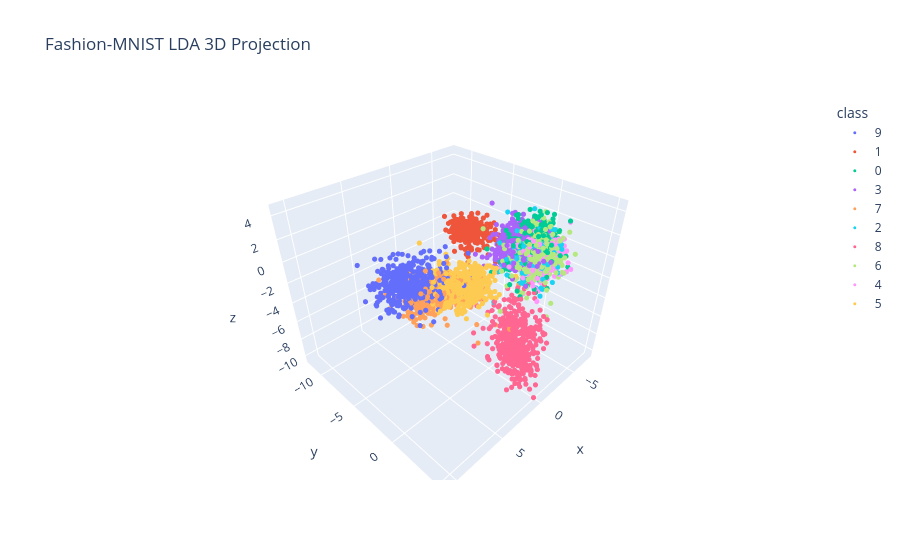

The notebook cell this image was saved under:
### Markdown cell above
## https://www.openml.org/

### Code cell
from sklearn.datasets import fetch_openml
import plotly.express as px
# 使用 scikit-learn 從 OpenML 載入 Fashion-MNIST（取代 keras 的載入方式）
X_fashion, y_fashion = fetch_openml('Fashion-MNIST', version=1, return_X_y=True, as_frame=False)

# 確保數值型別並標準化到 [0,1]
X_fashion = X_fashion.astype(np.float32) / 255.0
# y 可能是字串，轉為整數
y_fashion = y_fashion.astype(int)

# 為了速度可選擇抽樣（可調整 n_samples 或移除抽樣）
n_samples = 5000
if X_fashion.shape[0] > n_samples:
    rng = np.random.default_rng(0)
    idx = rng.choice(X_fashion.shape[0], n_samples, replace=False)
    X_sub, y_sub = X_fashion[idx], y_fashion[idx]
else:
    X_sub, y_sub = X_fashion, y_fashion

# 使用 LDA 將資料降到 3 維（使用已在其他 cell 匯入的 LDA）
lda_fmnist = LDA(n_components=3)
X_lda_f = lda_fmnist.fit_transform(X_sub, y_sub)

# 使用 plotly 繪製 3D 散佈圖，不同類別自動配色
fig = px.scatter_3d(
    x=X_lda_f[:, 0], y=X_lda_f[:, 1], z=X_lda_f[:, 2],
    color=y_sub.astype(str),
    labels={'color': 'class'},
    title='Fashion-MNIST LDA 3D Projection'
)
fig.update_traces(marker=dict(size=3))
fig.show()

### Figure 1 — Plotly figure (JSON) as saved in the notebook; plotly's stock layout.template omitted (floating-point values rounded to 4 significant figures; data arrays with more than 128 entries replaced by an {"elided": "..."} marker saying what was removed)
{"data": [{"hovertemplate": "class=9<br>x=%{x}<br>y=%{y}<br>z=%{z}<extra></extra>", "legendgroup": "9", "marker": {"color": "#636efa", "size": 3, "symbol": "circle"}, "mode": "markers", "name": "9", "scene": "scene", "showlegend": true, "type": "scatter3d", "x": {"elided": "536 float values"}, "y": {"elided": "536 float values"}, "z": {"elided": "536 float values"}}, {"hovertemplate": "class=1<br>x=%{x}<br>y=%{y}<br>z=%{z}<extra></extra>", "legendgroup": "1", "marker": {"color": "#EF553B", "size": 3, "symbol": "circle"}, "mode": "markers", "name": "1", "scene": "scene", "showlegend": true, "type": "scatter3d", "x": {"elided": "484 float values"}, "y": {"elided": "484 float values"}, "z": {"elided": "484 float values"}}, {"hovertemplate": "class=0<br>x=%{x}<br>y=%{y}<br>z=%{z}<extra></extra>", "legendgroup": "0", "marker": {"color": "#00cc96", "size": 3, "symbol": "circle"}, "mode": "markers", "name": "0", "scene": "scene", "showlegend": true, "type": "scatter3d", "x": {"elided": "480 float values"}, "y": {"elided": "480 float values"}, "z": {"elided": "480 float values"}}, {"hovertemplate": "class=3<br>x=%{x}<br>y=%{y}<br>z=%{z}<extra></extra>", "legendgroup": "3", "marker": {"color": "#ab63fa", "size": 3, "symbol": "circle"}, "mode": "markers", "name": "3", "scene": "scene", "showlegend": true, "type": "scatter3d", "x": {"elided": "516 float values"}, "y": {"elided": "516 float values"}, "z": {"elided": "516 float values"}}, {"hovertemplate": "class=7<br>x=%{x}<br>y=%{y}<br>z=%{z}<extra></extra>", "legendgroup": "7", "marker": {"color": "#FFA15A", "size": 3, "symbol": "circle"}, "mode": "markers", "name": "7", "scene": "scene", "showlegend": true, "type": "scatter3d", "x": {"elided": "491 float values"}, "y": {"elided": "491 float values"}, "z": {"elided": "491 float values"}}, {"hovertemplate": "class=2<br>x=%{x}<br>y=%{y}<br>z=%{z}<extra></extra>", "legendgroup": "2", "marker": {"color": "#19d3f3", "size": 3, "symbol": "circle"}, "mode": "markers", "name": "2", "scene": "scene", "showlegend": true, "type": "scatter3d", "x": {"elided": "504 float values"}, "y": {"elided": "504 float values"}, "z": {"elided": "504 float values"}}, {"hovertemplate": "class=8<br>x=%{x}<br>y=%{y}<br>z=%{z}<extra></extra>", "legendgroup": "8", "marker": {"color": "#FF6692", "size": 3, "symbol": "circle"}, "mode": "markers", "name": "8", "scene": "scene", "showlegend": true, "type": "scatter3d", "x": {"elided": "482 float values"}, "y": {"elided": "482 float values"}, "z": {"elided": "482 float values"}}, {"hovertemplate": "class=6<br>x=%{x}<br>y=%{y}<br>z=%{z}<extra></extra>", "legendgroup": "6", "marker": {"color": "#B6E880", "size": 3, "symbol": "circle"}, "mode": "markers", "name": "6", "scene": "scene", "showlegend": true, "type": "scatter3d", "x": {"elided": "482 float values"}, "y": {"elided": "482 float values"}, "z": {"elided": "482 float values"}}, {"hovertemplate": "class=4<br>x=%{x}<br>y=%{y}<br>z=%{z}<extra></extra>", "legendgroup": "4", "marker": {"color": "#FF97FF", "size": 3, "symbol": "circle"}, "mode": "markers", "name": "4", "scene": "scene", "showlegend": true, "type": "scatter3d", "x": {"elided": "508 float values"}, "y": {"elided": "508 float values"}, "z": {"elided": "508 float values"}}, {"hovertemplate": "class=5<br>x=%{x}<br>y=%{y}<br>z=%{z}<extra></extra>", "legendgroup": "5", "marker": {"color": "#FECB52", "size": 3, "symbol": "circle"}, "mode": "markers", "name": "5", "scene": "scene", "showlegend": true, "type": "scatter3d", "x": {"elided": "517 float values"}, "y": {"elided": "517 float values"}, "z": {"elided": "517 float values"}}], "layout": {"legend": {"title": {"text": "class"}, "tracegroupgap": 0}, "scene": {"domain": {"x": [0, 1], "y": [0, 1]}, "xaxis": {"title": {"text": "x"}}, "yaxis": {"title": {"text": "y"}}, "zaxis": {"title": {"text": "z"}}}, "title": {"text": "Fashion-MNIST LDA 3D Projection"}}}
